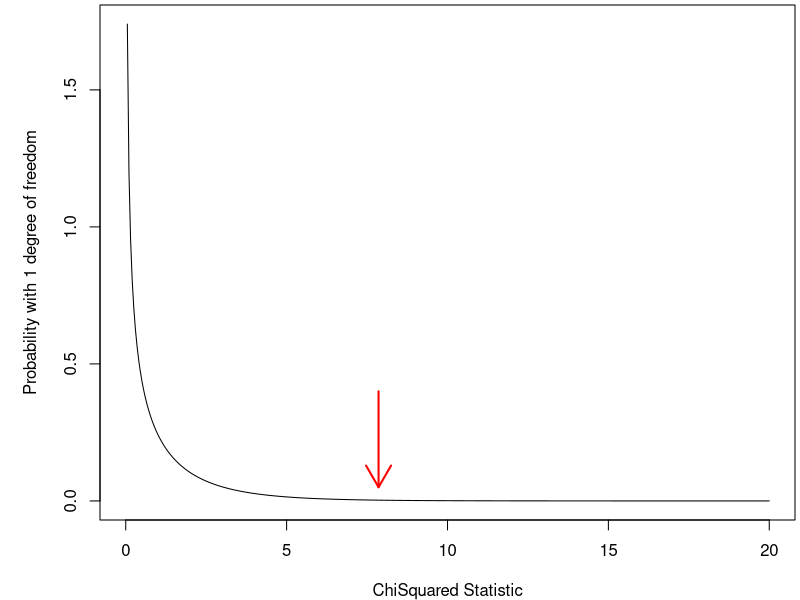

Source code (R):
## ---- chunk 1
library(knitr)
opts_chunk$set(hide = TRUE)
opts_chunk$set(eval = FALSE)
opts_chunk$set(tidy = TRUE)
opts_chunk$set(cache = FALSE)
par(mar=c(4,5,0.25, 0.25))
## ---- chunk 2
pbinom(2, 10, 0.5)
2*pbinom(2, 10, 0.5)
binom.test(2, 10, 0.5)
binom.test(2, 10, 0.5, alternative="less")
## ---- chunk 3
metadata <- read.table(file="wild.metadata.txt", header=T)
rownames(metadata) <- metadata$Group
metadata <- metadata[,-1]
## ---- chunk 4
table(metadata$Sex)
table(metadata$Sex, metadata$SP)
table(metadata$Sex, metadata$SP, metadata$Repro)
## ---- chunk 5
sex.sp <- table(metadata$Sex, metadata$SP)
margin.table(sex.sp)
margin.table(sex.sp, 1)
margin.table(sex.sp, 2)
## ---- chunk 6
prop.table(sex.sp)
prop.table(sex.sp, 1)
prop.table(sex.sp, 2)
## ---- chunk 7
sex.sp
## ---- chunk 8
species.sums <- margin.table(sex.sp, 2)
binom.test(species.sums)
## ---- chunk 9
sex.sums <- margin.table(sex.sp, 1)
binom.test(sex.sums)
## ---- chunk 10
frac.male <- sex.sums["M"]/sum(sex.sums)
frac.female <- 1-frac.male
frac.sex <- c(F=frac.female, M=frac.male)

frac.pl <- species.sums["PL"]/sum(species.sums)
frac.pmg <- 1-frac.pl
frac.species <- c(PL=frac.pl, PMG=frac.pmg)

expected <- frac.sex %*% t(frac.species)
expected <- expected * sum(sex.sp)
expected
## ---- chunk 11
chi.sq <- sum((expected-sex.sp)^2/expected)
df <- (nrow(sex.sp)-1)*(ncol(sex.sp)-1)
plot(seq(0,20,0.05), dchisq(seq(0,20,0.05), df=df), type="l", xlab="ChiSquared Statistic", ylab="Probability with 1 degree of freedom")
arrows(x0=chi.sq, x1=chi.sq, y0=0.4, y1=0.05, lwd=2, col="red")
## ---- chunk 12
chisq.test(sex.sp)
## ---- chunk 13
fisher.test(sex.sp)
## ---- chunk 14
males <- sex.sp["M", ]
prop.test(males, species.sums)
